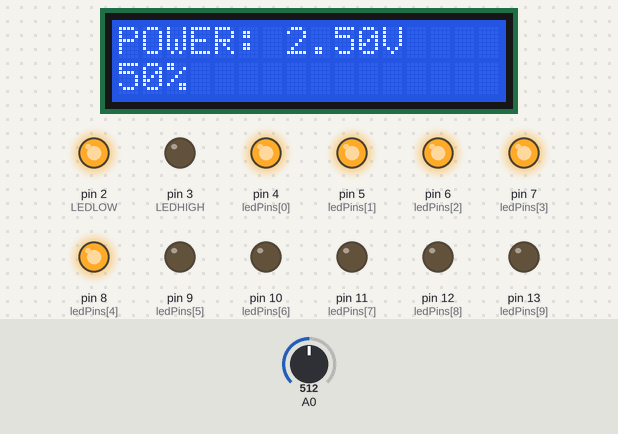
Simulated run of this sketch. Board: Arduino Uno, built with avr-gcc and run on an emulated ATmega328P. On the bench: 16×2 character LCD, output pins drawn as LEDs (lit = HIGH). Dashed ring = blinking. The inputs (shaded band) are chosen by the test bench; at power-on: A0 = 512.

Above: at 1.2 s.
1.3 s: A0 set to 12
At 3.8 s:
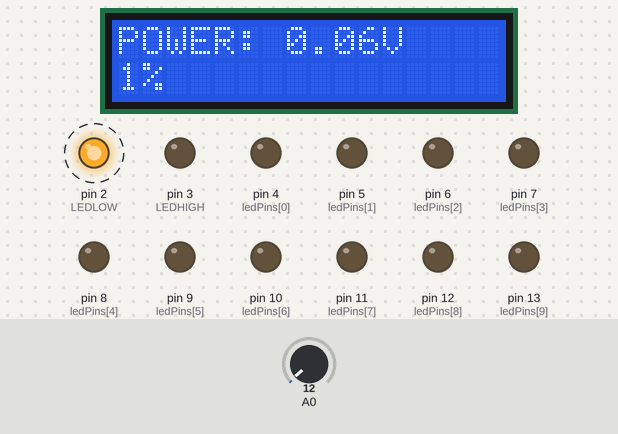
4.3 s: A0 set to 9
At 5.5 s:
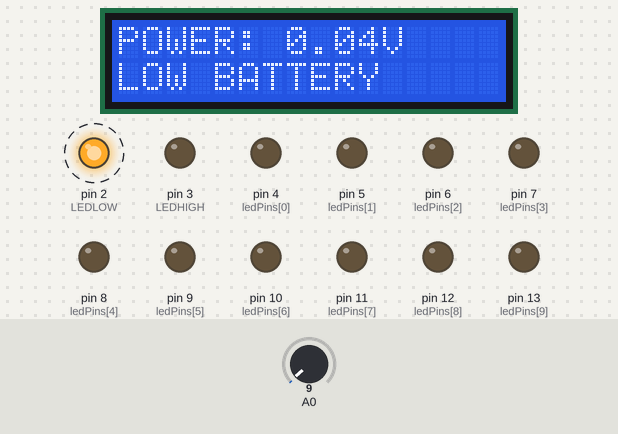
7.3 s: A0 set to 1023
At 8.5 s:
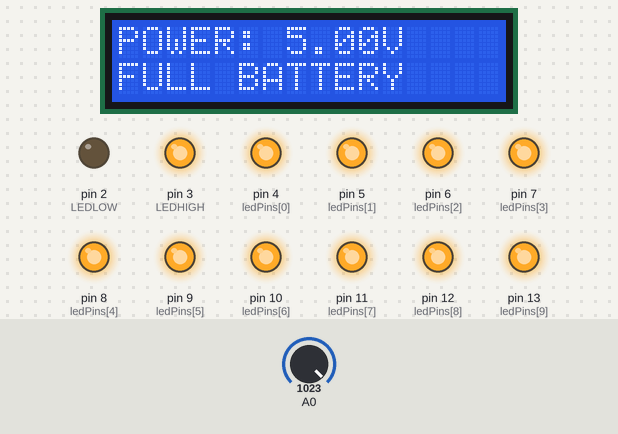
8.8 s: A0 set to 1008
At 9.9 s:
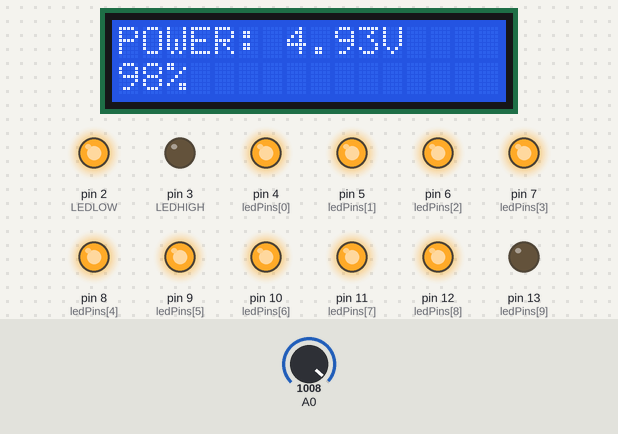
11.8 s: A0 set to 900
At 12.8 s:
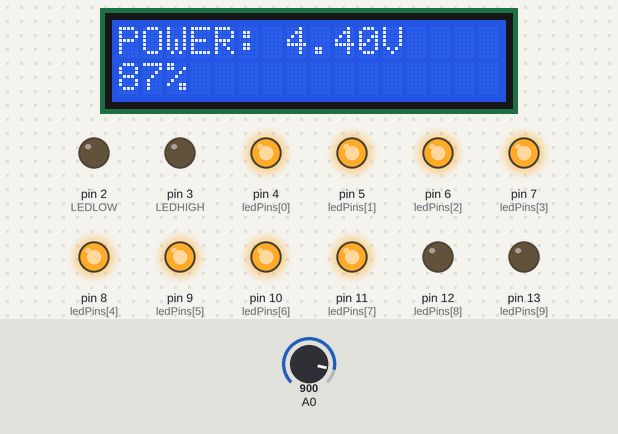
14.8 s: A0 set to 716
At 15.4 s:
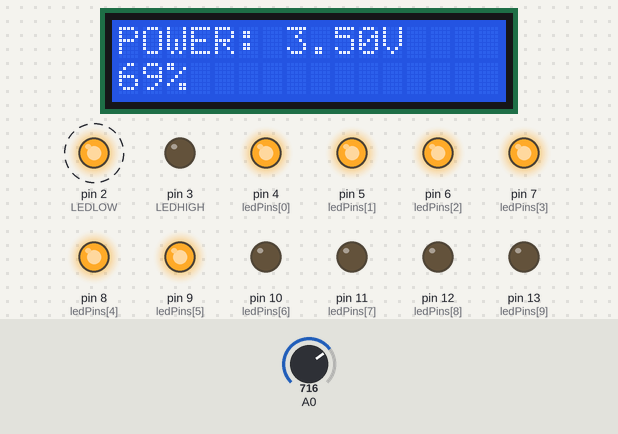
Timing chart, 0 to 18.8 s (numbered marks = the images above; inputs shaded):
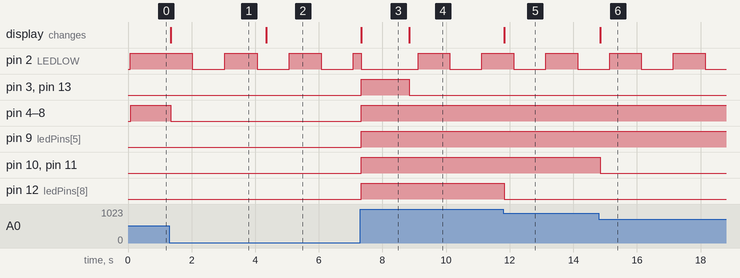

Measured:
- the behaviour switches between 11 and 10 on A0 (found by bisection; images 1 and 2)
- the behaviour switches between 1023 and 1022 on A0 (found by bisection; images 3 and 4)
- after the input at 1.3 s, pin 4 (ledPins[0]), pin 5 (ledPins[1]), pin 6 (ledPins[2]), pin 7 (ledPins[3]), pin 8 (ledPins[4]): HIGH → LOW at once; the display: changes at once (image 1)
- after the input at 4.3 s, the display: changes at once (image 2)
- after the input at 7.3 s, pin 2 (LEDLOW): HIGH → LOW after 0.04 s instead of 0.79 s; pin 3 (LEDHIGH): LOW → HIGH at once
- after the input at 8.8 s, pin 3 (LEDHIGH), pin 13 (ledPins[9]): HIGH → LOW after 0.05 s; the display: changes after 0.05 s (image 4)
- after the input at 11.8 s, pin 12 (ledPins[8]): HIGH → LOW at once; the display: changes at once (image 5)
- after the input at 14.8 s, pin 10 (ledPins[6]), pin 11 (ledPins[7]): HIGH → LOW at once; the display: changes at once (image 6)

The sketch:

Battery_level.ino
```cpp
// Code made with luv by Kittyawn 💙 aka. Alvian
#include <Wire.h>
#include <LiquidCrystal_I2C.h>

#define NUM_LEDS 10
const int ledPins[NUM_LEDS] = {4, 5, 6, 7, 8, 9, 10, 11, 12, 13};
LiquidCrystal_I2C lcd(0x27, 16, 2);

#define LEDLOW 2
#define LEDHIGH 3

float tegangan = 0.0;
int persen = 0;
unsigned long lastBlinkTime = 0;
bool ledLowState = false;

void setup() {
    lcd.begin(16, 2);
    lcd.backlight();

    for (int i = 0; i < NUM_LEDS; i++) {
        pinMode(ledPins[i], OUTPUT);
    }

    pinMode(LEDLOW, OUTPUT);
    pinMode(LEDHIGH, OUTPUT);

    digitalWrite(LEDLOW, HIGH);
}

void loop() {
    unsigned long currentTime = millis();

    if (currentTime - lastBlinkTime >= 1000) {
        lastBlinkTime = currentTime;
        ledLowState = !ledLowState;
        digitalWrite(LEDLOW, ledLowState ? HIGH : LOW);
    }

    int nilaiAnalog = analogRead(A0);
    tegangan = nilaiAnalog * 5.0 / 1023.0;
    persen = (tegangan / 5.0) * 100;

    lcd.setCursor(0, 0);
    lcd.print("POWER: ");
    lcd.print(tegangan, 2);
    lcd.print("V ");

    lcd.setCursor(0, 1);
    if (persen == 0) {
        lcd.print("LOW BATTERY    ");
    } else if (persen >= 100) {
        lcd.print("FULL BATTERY   ");
    } else {
        lcd.print(persen);
        lcd.print("%           ");
    }

    int aktifLed = map(nilaiAnalog, 0, 1023, 0, NUM_LEDS);
    for (int i = 0; i < NUM_LEDS; i++) {
        if (i < aktifLed) {
            digitalWrite(ledPins[i], HIGH);
        } else {
            digitalWrite(ledPins[i], LOW);
        }
    }

    if (persen >= 100) {
        digitalWrite(LEDLOW, LOW);
        digitalWrite(LEDHIGH, HIGH);
    } else {
        digitalWrite(LEDHIGH, LOW);
    }
}
```
